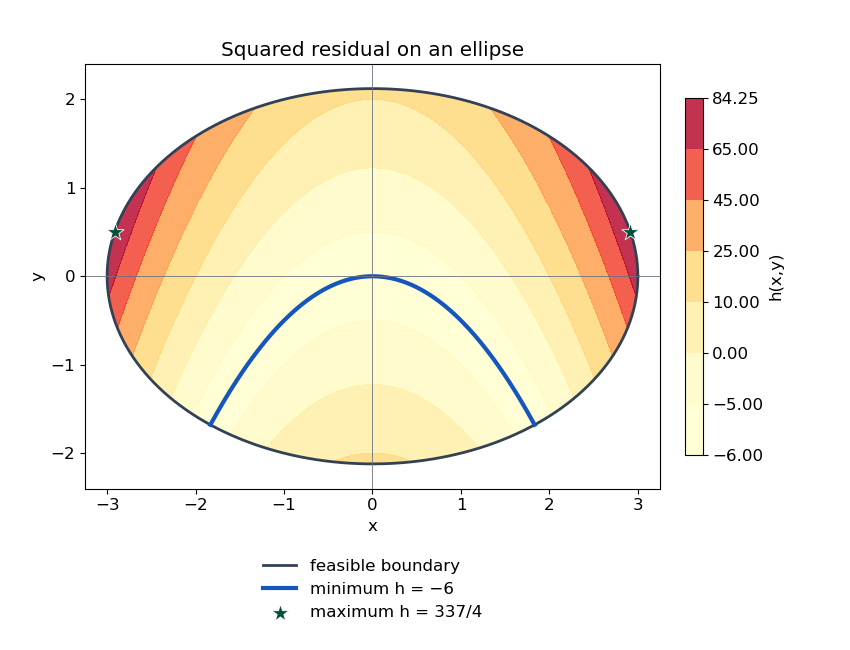

Write the Python code that produced this figure.
"""Plot the quartic's feasible region and complete minimizer set; output to cwd."""
from pathlib import Path
import numpy as np
import matplotlib
matplotlib.use('Agg')
import matplotlib.pyplot as plt

plt.rcParams.update({'font.family':'DejaVu Sans','font.size':12})
fig,ax=plt.subplots(figsize=(8.5,6.5),dpi=100,facecolor='white')
x=np.linspace(-3.1,3.1,501);y=np.linspace(-2.25,2.25,401);xx,yy=np.meshgrid(x,y)
z=(xx**2+2*yy)**2-6;z=np.ma.masked_where(xx**2+2*yy**2>9,z)
levels=[-6,-5,0,10,25,45,65,84.25]
c=ax.contourf(xx,yy,z,levels=levels,cmap='YlOrRd',alpha=.8)
fig.colorbar(c,ax=ax,label='h(x,y)',shrink=.82,pad=.035)
t=np.linspace(0,2*np.pi,600);ax.plot(3*np.cos(t),3/np.sqrt(2)*np.sin(t),color='#334155',lw=2,label='feasible boundary')
limit=np.sqrt(np.sqrt(19)-1);u=np.linspace(-limit,limit,400)
ax.plot(u,-u*u/2,color='#1555bd',lw=3,label='minimum h = −6')
maxx=np.sqrt(17/2)
ax.scatter([-maxx,maxx],[.5,.5],marker='*',s=170,color='#064e3b',edgecolor='white',lw=.6,zorder=5,label='maximum h = 337/4')
ax.axhline(0,color='#6b7280',lw=.6);ax.axvline(0,color='#6b7280',lw=.6)
ax.set(xlabel='x',ylabel='y',xlim=(-3.25,3.25),ylim=(-2.4,2.4),aspect='equal',title='Squared residual on an ellipse')
ax.legend(loc='upper center',bbox_to_anchor=(.5,-.13),ncol=1,frameon=False)
fig.subplots_adjust(left=.1,right=.93,bottom=.24,top=.91)
fig.savefig(Path(__file__).with_suffix('.png').name,facecolor='white')
plt.close(fig)
